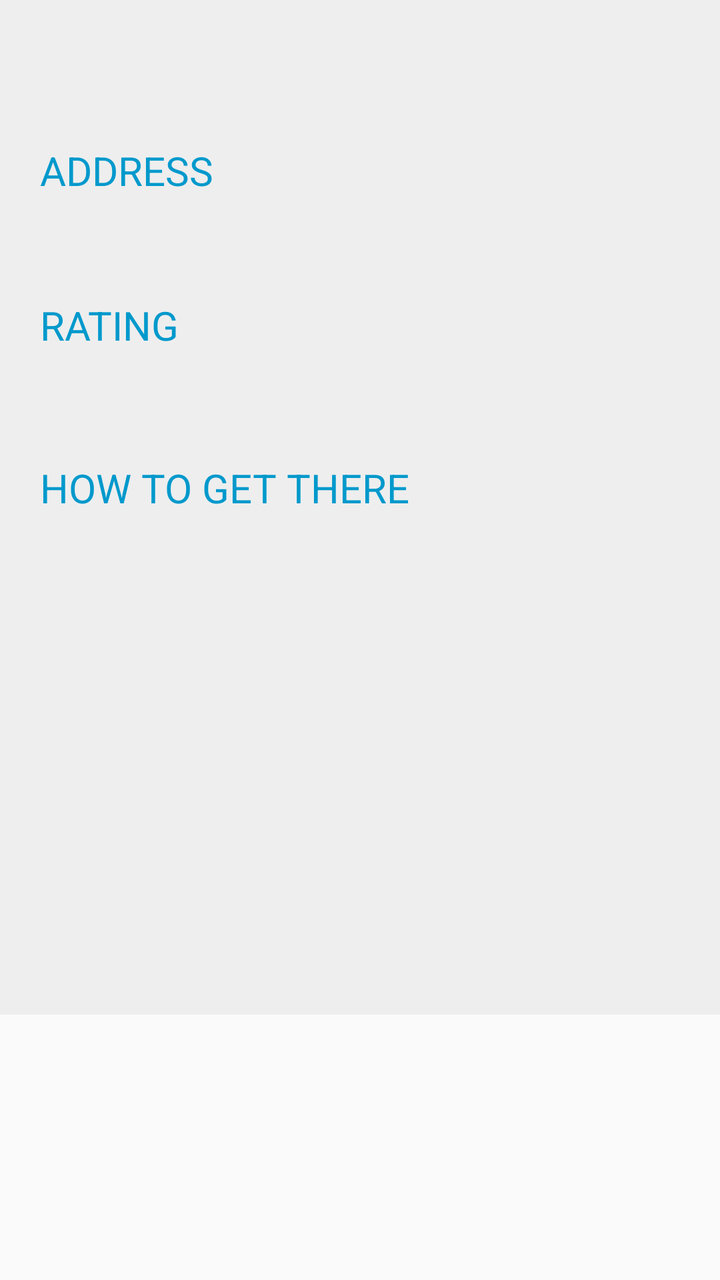
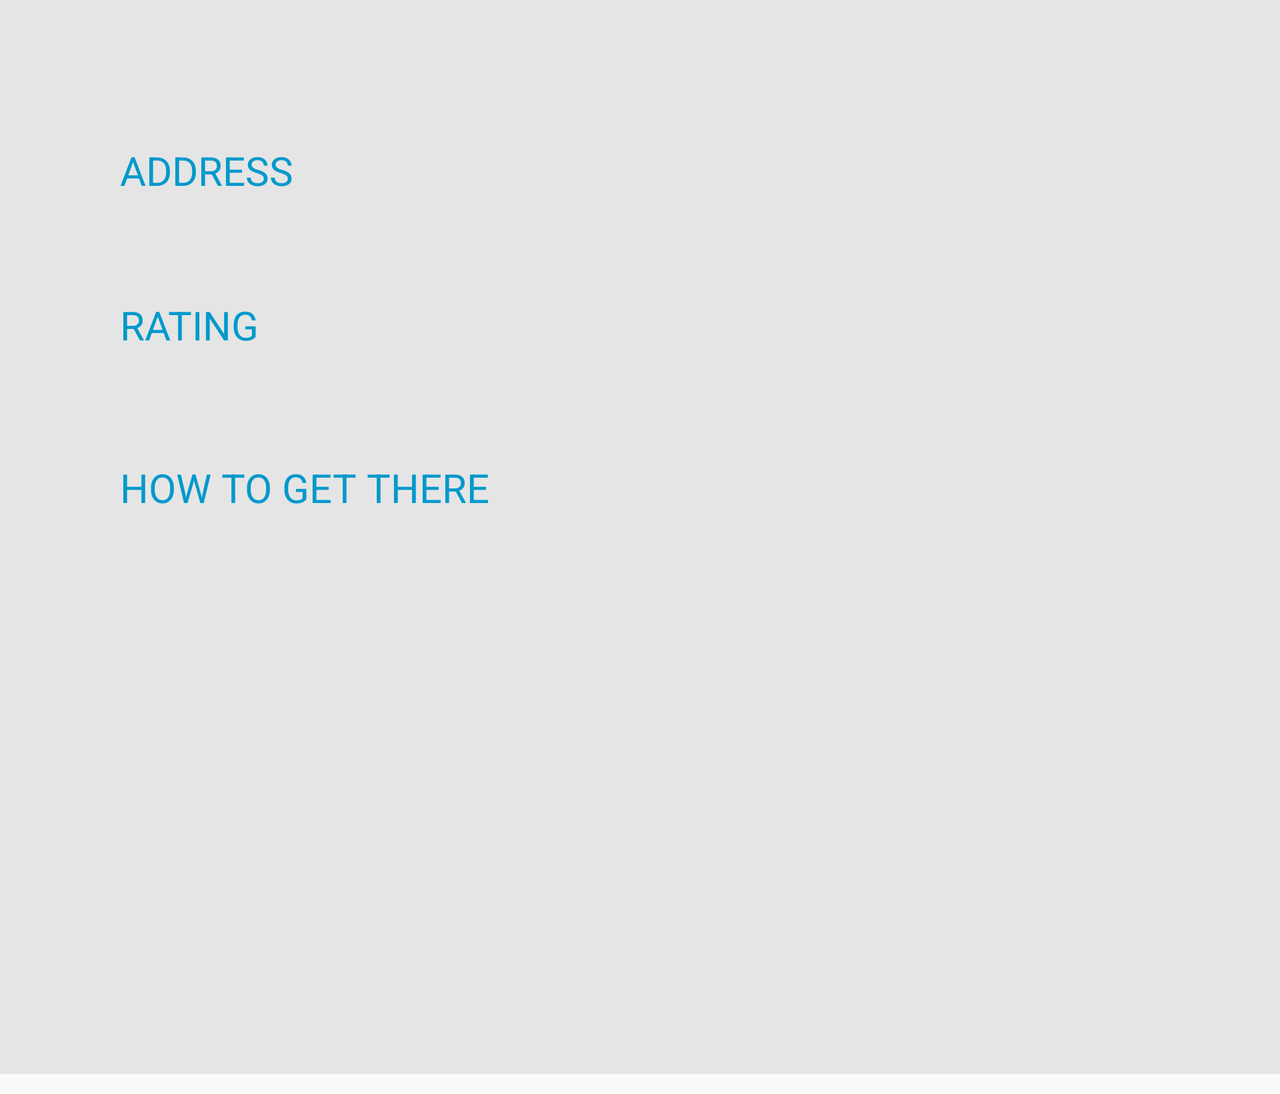

First picture: res/layout/ on a phone held upright. Second picture: the repository's own variant of that layout, on a device whose configuration matches the variant's folder. Source for both follows.
<!-- AndroidManifest.xml: application theme CustomActionBarTheme -->
<!-- res/layout/rinfo2.xml -->
<?xml version="1.0" encoding="utf-8"?>
<ScrollView xmlns:android="http://schemas.android.com/apk/res/android"
    android:layout_width="fill_parent"
    android:layout_height="fill_parent" >

    <RelativeLayout
        android:layout_width="match_parent"
        android:layout_height="wrap_content"
        android:background="#eeeeee"
        android:orientation="vertical" >

        <TextView
            android:id="@+id/tv1"
            android:layout_width="fill_parent"
            android:layout_height="wrap_content"
            android:layout_alignParentTop="true"
            android:layout_centerHorizontal="true"
            android:layout_marginLeft="10dp"
            android:layout_marginRight="5dp"
            android:layout_marginTop="10dp"
            android:textColor="@color/playred"
            android:textSize="35sp" />

        <LinearLayout
            android:id="@+id/ll2"
            android:layout_width="fill_parent"
            android:layout_height="wrap_content"
            android:layout_below="@id/tv1"
            android:layout_marginLeft="10dp"
            android:layout_marginRight="10dp"
            android:layout_marginTop="5dp"
            android:background="@drawable/bg_card"
            
            android:orientation="vertical"
             >

            <TextView
                android:id="@+id/tv2"
                android:layout_width="fill_parent"
                android:layout_height="wrap_content"
                android:layout_below="@id/tv1"
                android:layout_centerHorizontal="true"
                android:layout_marginLeft="10dp"
                android:layout_marginRight="10dp"
                android:layout_marginTop="10dp"
                android:text="ADDRESS"
                android:textColor="@color/holo_blue_dark"
                android:textSize="20sp" />

            <TextView
                android:id="@+id/tv3"
                android:layout_width="fill_parent"
                android:layout_height="wrap_content"
                android:layout_below="@id/tv2"
                android:layout_centerHorizontal="true"
                android:layout_marginLeft="10dp"
                android:layout_marginRight="10dp"
                android:layout_marginTop="10dp"
                android:lineSpacingMultiplier="1.2"
                android:textColor="@android:color/tertiary_text_light"
                android:textSize="15sp" />

            <TextView
                android:id="@+id/tv4"
                android:layout_width="fill_parent"
                android:layout_height="wrap_content"
                android:layout_below="@id/tv3"
                android:layout_centerHorizontal="true"
                android:layout_marginLeft="10dp"
                android:layout_marginRight="10dp"
                android:layout_marginTop="20dp"
                android:text="RATING"
                android:textColor="@color/holo_blue_dark"
                android:textSize="20sp" />

            <TextView
                android:id="@+id/tv5"
                android:layout_width="fill_parent"
                android:layout_height="wrap_content"
                android:layout_below="@id/tv4"
                android:layout_centerHorizontal="true"
                android:layout_marginLeft="10dp"
                android:layout_marginRight="10dp"
                android:layout_marginTop="10dp"
                android:textColor="@color/playred"
                android:textSize="18sp" />

            <TextView
                android:id="@+id/tv6"
                android:layout_width="fill_parent"
                android:layout_height="wrap_content"
                android:layout_below="@id/tv4"
                android:layout_centerHorizontal="true"
                android:layout_marginLeft="10dp"
                android:layout_marginRight="10dp"
                android:layout_marginTop="20dp"
                android:text="HOW TO GET THERE"
                android:textColor="@color/holo_blue_dark"
                android:textSize="20sp" />

            <ImageView
                android:id="@+id/img1"
                android:layout_width="fill_parent"
                android:layout_height="240dp"
                android:layout_marginTop="10dp"
                android:scaleType="centerCrop" />
        </LinearLayout>

       
         <LinearLayout
            android:id="@+id/ll4"
            android:layout_width="fill_parent"
            android:layout_height="wrap_content"
            android:layout_below="@id/ll3"
            android:layout_marginLeft="10dp"
            android:layout_marginTop="10dp"
            android:layout_marginRight="10dp"
            
            android:orientation="vertical" >

            <TextView 
                android:id="@+id/tv8"
                android:layout_width="fill_parent"
                android:layout_height="7dp"
                android:layout_centerHorizontal="true"
                />
            </LinearLayout>
        
        
    </RelativeLayout>

</ScrollView>
<!-- resources referenced by this layout -->
<resources>
  <color name="holo_blue_dark">#ff0099cc</color>
  <color name="playred">#C74B46</color>
  <style name="CustomActionBarTheme" parent="@style/Theme.AppCompat.Light.DarkActionBar">
          <item name="android:actionBarStyle">@style/MyActionBar</item>
      </style>
  <!-- from res/values-v14/ -->
  <style name="MyActionBar" parent="@style/Widget.AppCompat.Light.ActionBar.Solid.Inverse">
      <item name="android:background">@color/playred</item>
  </style>
</resources>
<!-- res/layout-land/rinfo2.xml (the repository's variant of the layout above) -->
<!-- drawn on the phone turned sideways -->
<?xml version="1.0" encoding="utf-8"?>
<ScrollView xmlns:android="http://schemas.android.com/apk/res/android"
    android:layout_width="fill_parent"
    android:layout_height="fill_parent"
    android:layout_marginBottom="10dp"
    android:background="#e5e5e5" >

    <RelativeLayout
        android:layout_width="match_parent"
        android:layout_height="wrap_content"
        android:layout_marginBottom="10dp"
        android:layout_marginLeft="50dp"
        android:layout_marginRight="50dp"
        android:background="#e5e5e5"
        android:orientation="vertical" >

        <TextView
            android:id="@+id/tv1"
            android:layout_width="fill_parent"
            android:layout_height="wrap_content"
            android:layout_alignParentTop="true"
            android:layout_centerHorizontal="true"
            android:layout_marginLeft="5dp"
            android:layout_marginRight="5dp"
            android:layout_marginTop="10dp"
            android:textColor="@color/playred"
            android:textSize="35sp" />

        <LinearLayout
            android:id="@+id/ll2"
            android:layout_width="fill_parent"
            android:layout_height="wrap_content"
            android:layout_below="@id/tv1"
            android:layout_marginBottom="10dp"
            android:layout_marginTop="5dp"
            android:background="@drawable/bg_card"
            android:orientation="vertical" >

            <TextView
                android:id="@+id/tv2"
                android:layout_width="fill_parent"
                android:layout_height="wrap_content"
                android:layout_below="@id/tv1"
                android:layout_centerHorizontal="true"
                android:layout_marginLeft="10dp"
                android:layout_marginRight="10dp"
                android:layout_marginTop="10dp"
                android:text="ADDRESS"
                android:textColor="@color/holo_blue_dark"
                android:textSize="20sp" />

            <TextView
                android:id="@+id/tv3"
                android:layout_width="fill_parent"
                android:layout_height="wrap_content"
                android:layout_below="@id/tv2"
                android:layout_centerHorizontal="true"
                android:layout_marginLeft="10dp"
                android:layout_marginRight="10dp"
                android:layout_marginTop="10dp"
                android:lineSpacingMultiplier="1.2"
                android:textColor="@android:color/tertiary_text_light"
                android:textSize="15sp" />

            <TextView
                android:id="@+id/tv4"
                android:layout_width="fill_parent"
                android:layout_height="wrap_content"
                android:layout_below="@id/tv3"
                android:layout_centerHorizontal="true"
                android:layout_marginLeft="10dp"
                android:layout_marginRight="10dp"
                android:layout_marginTop="20dp"
                android:text="RATING"
                android:textColor="@color/holo_blue_dark"
                android:textSize="20sp" />

            <TextView
                android:id="@+id/tv5"
                android:layout_width="fill_parent"
                android:layout_height="wrap_content"
                android:layout_below="@id/tv4"
                android:layout_centerHorizontal="true"
                android:layout_marginLeft="10dp"
                android:layout_marginRight="10dp"
                android:layout_marginTop="10dp"
                android:textColor="@color/playred"
                android:textSize="18sp" />

            <TextView
                android:id="@+id/tv6"
                android:layout_width="fill_parent"
                android:layout_height="wrap_content"
                android:layout_below="@id/tv4"
                android:layout_centerHorizontal="true"
                android:layout_marginLeft="10dp"
                android:layout_marginRight="10dp"
                android:layout_marginTop="20dp"
                android:text="HOW TO GET THERE"
                android:textColor="@color/holo_blue_dark"
                android:textSize="20sp" />

            <ImageView
                android:id="@+id/img1"
                android:layout_width="fill_parent"
                android:layout_height="240dp"
                android:layout_below="@id/tv1"
                android:layout_marginTop="10dp"
                android:scaleType="centerCrop" />
        </LinearLayout>

        <LinearLayout
            android:id="@+id/ll3"
            android:layout_width="fill_parent"
            android:layout_height="wrap_content"
            android:layout_alignParentBottom="true"
            android:layout_below="@id/ll2"
            android:layout_marginLeft="10dp"
            android:layout_marginRight="10dp"
            android:divider="@color/holo_blue_dark"
            android:orientation="vertical" >

            <TextView
                android:id="@+id/tv7"
                android:layout_width="fill_parent"
                android:layout_height="10dp"
                android:layout_marginLeft="10dp" />
        </LinearLayout>
    </RelativeLayout>

</ScrollView>
